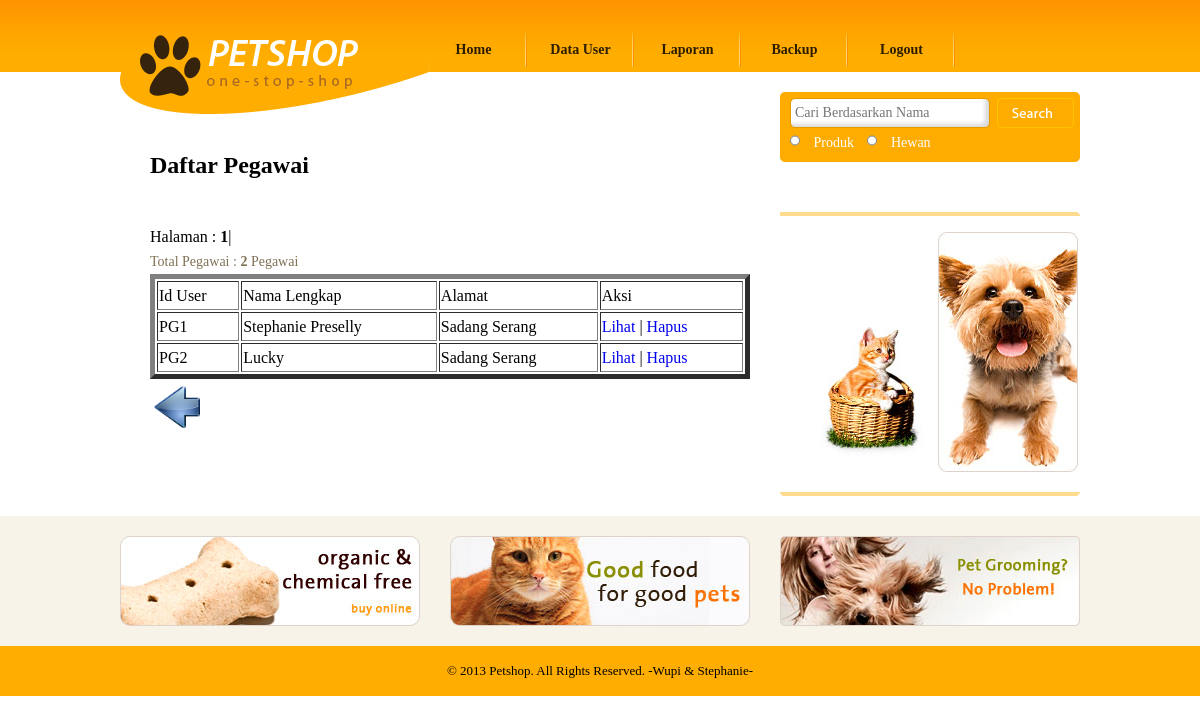
The app's page /PETSHOP/admin_data_pegawai1.php with its own data.
### tables this page shows
CREATE TABLE `user` (
  `id_user` char(8) NOT NULL,
  `password` varchar(50) NOT NULL DEFAULT '',
  `status_akses` char(8) NOT NULL,
  `nama_lengkap` varchar(30) NOT NULL,
  `alamat` varchar(50) NOT NULL,
  `kode_pos` char(8) NOT NULL,
  `jk` enum('L','P') NOT NULL,
  `tgl_lahir` date DEFAULT NULL,
  `no_telp` varchar(12) NOT NULL,
  `email` varchar(50) DEFAULT NULL,
  PRIMARY KEY (`id_user`)
);

### PETSHOP/admin_data_pegawai1.php (the view, shortened to what this page needs)
<!DOCTYPE html PUBLIC "-//W3C//DTD XHTML 1.0 Transitional//EN" "http://www.w3.org/TR/xhtml1/DTD/xhtml1-transitional.dtd">
<html xmlns="http://www.w3.org/1999/xhtml">
<head>
	<link href="css/style.css" rel="stylesheet" type="text/css" />
</head>
<body>
			<?php include "header_admin.php"; ?>
			<div id="body">
			       <div id="content">
				        <div class="content">
							<div class="about">
<h2>Daftar Pegawai</h2>
                <ul>
				<li>
					<form method="post" action="" class="login">
					<table border=5 width=100%>
						<?php include "koneksi.php";
							$batas=5;
		$halaman=$_GET['halaman'];
		if(empty($halaman))
		{
			$posisi=0;
			$halaman=1;
		}
		else
		{
			$posisi=($halaman-1)*$batas;
		}
							$tampil_member=mysql_query("SELECT * FROM user WHERE status_akses='PEGAWAI' LIMIT $posisi, $batas");
							echo "<tr><td>Id User</td><td>Nama Lengkap</td><td>Alamat</td><td>Aksi</td></tr>";
							while($data=mysql_fetch_array($tampil_member))
							{ ?>
								<tr>
								<td><?php echo $data['id_user']; ?></td>
								<td><?php echo $data['nama_lengkap']; ?></td>
								<td><?php echo $data['alamat']; ?></td>
								<td><a href="admin_lihat_pegawai.php?id_user=<?php echo $data['id_user'];?>" >Lihat</a> | <a href="admin_hapus_member.php?id_user=<?php echo $data['id_user'];?>" onClick="return confirm('Apakah anda yakin akan menghapus <?php echo $data['nama_lengkap'];?>?')">Hapus</a></td>
								</tr>
								<?php $no++;
							}
							$tampil2=mysql_query("SELECT * FROM user WHERE status_akses='PEGAWAI'");
			$jmldata=mysql_num_rows($tampil2);
			$jmlhalaman=ceil($jmldata/$batas);
			echo "<br> Halaman : ";
			for($i=1;$i<=$jmlhalaman;$i++)
			{
				if($i != $halaman)
				{
					echo "<a href=$_SERVER[PHP_SELF]?halaman=$i>$i</a> | ";
				}
				else
				{
					echo "<b>$i</b> | ";
				}
			}
			echo "<p>Total Pegawai : <b>$jmldata</b> Pegawai</p>";
						?>
					</table>
					</form>
                    <table>
                     <tr>
                        <td><a href=admin_data_pegawai.php><img src=images/back.png width=50 height=50></a></td>
                        </tr>
                    </table>
				</li>
				</ul>
							</div>
						</div>
					    <div id="sidebar">
								<?php include "admin_cari.php"; ?>
                               <?php include "shoping_guide.php"; ?>
				   <?php include "iklan.php"; ?>
			<div id="footer">
			        <?php include "footer.php"; ?>
			</div>
</body>
</html>

### PETSHOP/css/style.css (style rules this page uses)
body { margin:0; padding:0; background: url("../images/bg-body.gif"); background-repeat:repeat-x; }
#body div#content { width:960px; margin:0 auto; overflow:hidden; background-image:none; height:auto; overflow:hidden; }
#body div#content .content { float:left; width:640px; margin-right:20px; background-image:none; height:auto; overflow:hidden; }
#body #content .content h2 { font-family: "Myriad Pro"; margin: 80px 0 0 30px; }
#body #content .content ul { margin:0; padding:0; list-style-type:none; }
#body #content .content ul li { width:300px; padding:0 10px; margin:0 0 20px 0; float:left; line-height:25px; height:auto; }
#body #content .content ul li a { text-decoration:none; }
#body #content .content ul li p { font-family:"Myriad Pro"; font-size:14px; text-align:justify; color:#7f7154; margin:0; }
#body #content .content ul li img { border:0; float:left; margin-right:10px; }
#body #content .content .about { width:640px; height:auto; overflow:hidden; }
#body #content .content .about h2 { margin:80px 0 0 30px; font-family: "Myriad Pro"; }
#body #content .content .about ul { margin:0; padding:0; list-style-type:none; }
#body #content .content .about ul li { clear:both; width:600px; padding:20px 10px 0 30px; }
#body #content .content .about ul li p { color: #7F7154; font-family: "Myriad Pro"; font-size: 14px; text-align: justify; }
#body #content .content div p { margin: 10px 0 0 30px; padding:0 15px 0 0; font-family: "Myriad Pro"; font-size:14px; line-height:25px; color:#7F7154; }
#body #content #sidebar { float:left; width:300px; background-image:none; }
#footer { background-color:#310000; background-image:none; }

### records on screen
user: id_user "PG1", nama_lengkap "Stephanie Preselly", alamat "Sadang Serang"
user: id_user "PG2", nama_lengkap "Lucky", alamat "Sadang Serang"

### other values on screen
$jmldata "2"
